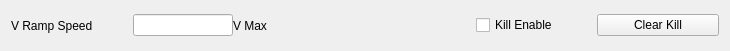
<?xml version="1.0" encoding="UTF-8"?>
<ui version="4.0">
 <class>Form</class>
 <widget class="QWidget" name="Form">
  <property name="geometry">
   <rect>
    <x>0</x>
    <y>0</y>
    <width>730</width>
    <height>51</height>
   </rect>
  </property>
  <property name="windowTitle">
   <string>Form</string>
  </property>
  <layout class="QHBoxLayout" name="horizontalLayout_2">
   <item>
    <layout class="QHBoxLayout" name="horizontalLayout">
     <property name="spacing">
      <number>0</number>
     </property>
     <item>
      <widget class="PyDMLabel" name="PyDMLabel_2">
       <property name="toolTip">
        <string/>
       </property>
       <property name="text">
        <string>V Ramp Speed</string>
       </property>
      </widget>
     </item>
     <item>
      <widget class="PyDMLineEdit" name="PyDMLineEdit">
       <property name="minimumSize">
        <size>
         <width>100</width>
         <height>0</height>
        </size>
       </property>
       <property name="maximumSize">
        <size>
         <width>100</width>
         <height>16777215</height>
        </size>
       </property>
       <property name="toolTip">
        <string/>
       </property>
       <property name="precision" stdset="0">
        <number>1</number>
       </property>
       <property name="showUnits" stdset="0">
        <bool>true</bool>
       </property>
       <property name="precisionFromPV" stdset="0">
        <bool>false</bool>
       </property>
       <property name="channel" stdset="0">
        <string>ca://${MODULE}:VoltageRampSpeed</string>
       </property>
      </widget>
     </item>
     <item>
      <widget class="PyDMLabel" name="PyDMLabel_3">
       <property name="toolTip">
        <string/>
       </property>
       <property name="text">
        <string>V Max</string>
       </property>
      </widget>
     </item>
     <item>
      <widget class="PyDMLabel" name="PyDMLabel_4">
       <property name="toolTip">
        <string/>
       </property>
       <property name="showUnits" stdset="0">
        <bool>true</bool>
       </property>
       <property name="channel" stdset="0">
        <string>ca://${MODULE}:C0:VoltageNominal</string>
       </property>
      </widget>
     </item>
     <item>
      <widget class="PyDMCheckbox" name="PyDMCheckbox">
       <property name="toolTip">
        <string/>
       </property>
       <property name="text">
        <string>Kill Enable</string>
       </property>
       <property name="channel" stdset="0">
        <string>ca://${MODULE}:Control:setKillEnable</string>
       </property>
      </widget>
     </item>
     <item>
      <widget class="PyDMPushButton" name="PyDMPushButton">
       <property name="toolTip">
        <string/>
       </property>
       <property name="text">
        <string>Clear Kill</string>
       </property>
       <property name="channel" stdset="0">
        <string>ca://${MODULE}:Control:doClear</string>
       </property>
      </widget>
     </item>
    </layout>
   </item>
  </layout>
 </widget>
 <customwidgets>
  <customwidget>
   <class>PyDMLabel</class>
   <extends>QLabel</extends>
   <header>pydm.widgets.label</header>
  </customwidget>
  <customwidget>
   <class>PyDMCheckbox</class>
   <extends>QCheckBox</extends>
   <header>pydm.widgets.checkbox</header>
  </customwidget>
  <customwidget>
   <class>PyDMLineEdit</class>
   <extends>QLineEdit</extends>
   <header>pydm.widgets.line_edit</header>
  </customwidget>
  <customwidget>
   <class>PyDMPushButton</class>
   <extends>QPushButton</extends>
   <header>pydm.widgets.pushbutton</header>
  </customwidget>
 </customwidgets>
 <resources/>
 <connections/>
</ui>
